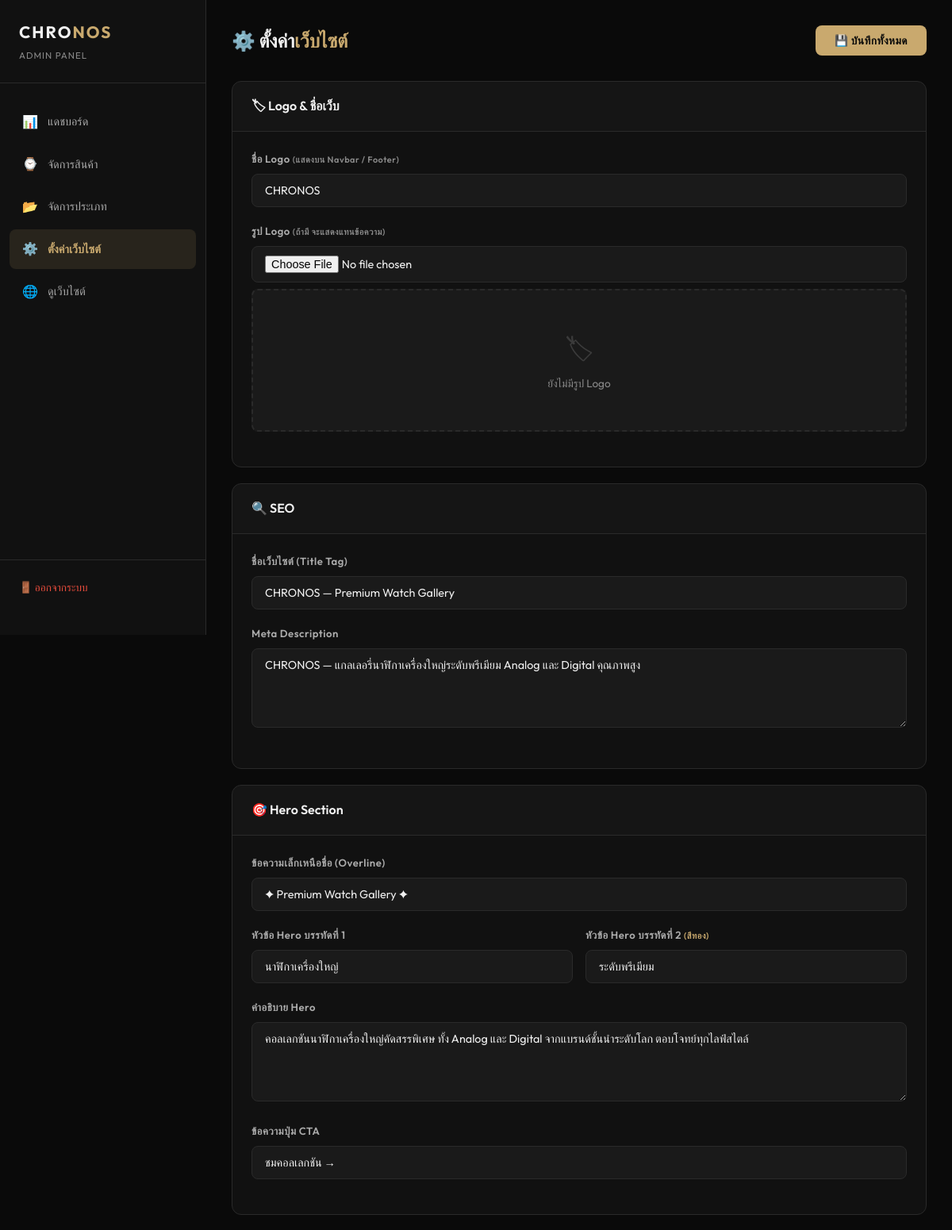
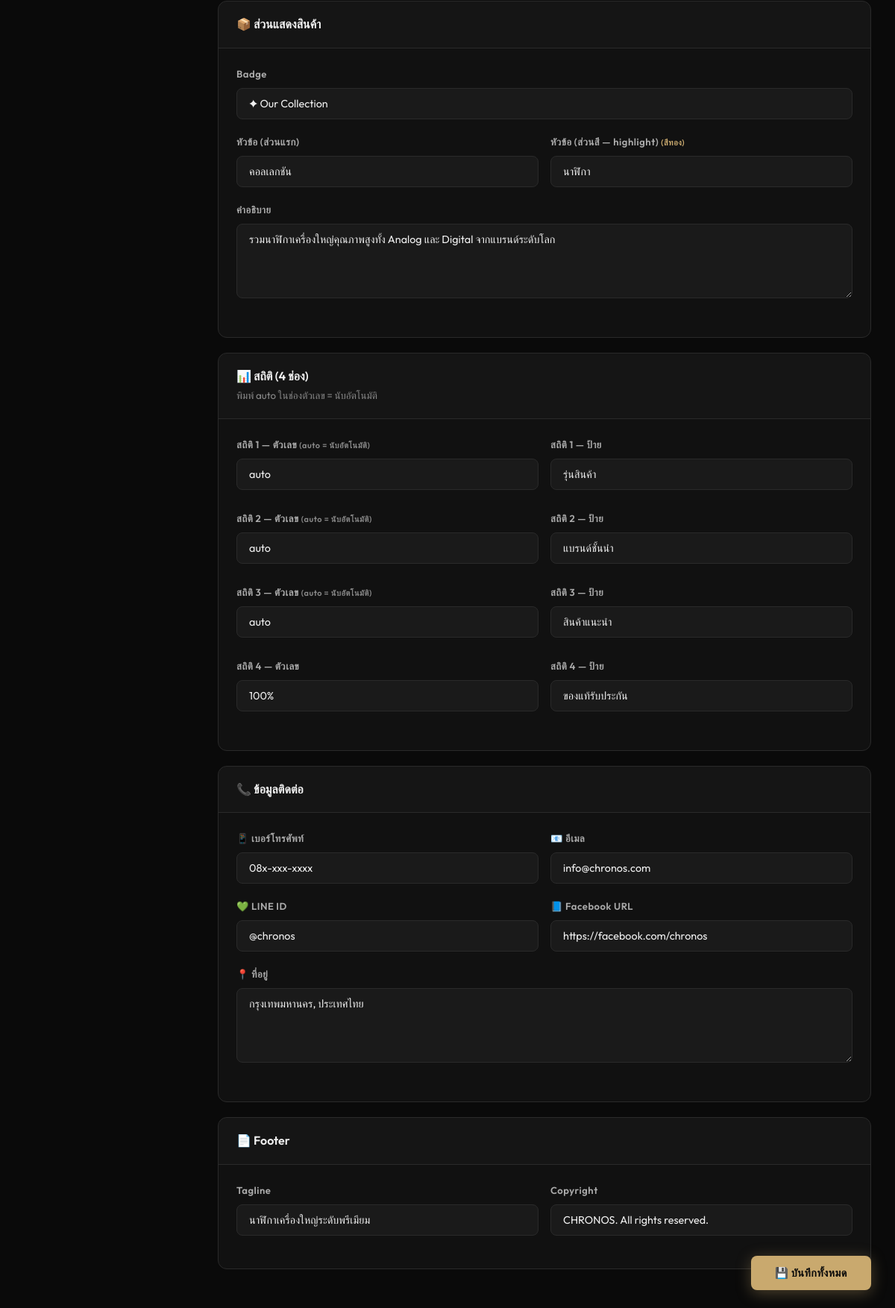
Page /admin/settings.php (signed in) on the committed database (2 pictures, top to bottom).
### tables this page shows
CREATE TABLE `site_settings` (
    `id` INT AUTO_INCREMENT PRIMARY KEY,
    `setting_key` VARCHAR(100) NOT NULL UNIQUE,
    `setting_value` TEXT,
    `setting_type` ENUM('text','image','textarea') NOT NULL DEFAULT 'text',
    `setting_group` VARCHAR(50) NOT NULL DEFAULT 'general',
    `setting_label` VARCHAR(255) NOT NULL DEFAULT '',
    `updated_at` TIMESTAMP DEFAULT CURRENT_TIMESTAMP ON UPDATE CURRENT_TIMESTAMP
);

### admin/settings.php (the view, shortened to what this page needs)
<?php
$db = getDB();
$settings = [];
$rows = $db->query("SELECT * FROM site_settings ORDER BY id ASC")->fetchAll();
foreach ($rows as $row) {
    $settings[$row['setting_key']] = $row;
}
function val($settings, $key) {
    return htmlspecialchars($settings[$key]['setting_value'] ?? '');
}
?>
<!DOCTYPE html>
<html lang="th">
<head>
    <link rel="stylesheet" href="css/admin.css">
</head>
<body>
<div class="admin-layout">
    <aside class="sidebar">
        <div class="sidebar-brand">
            <h1>CHRO<span>NOS</span></h1>
            <p>Admin Panel</p>
        </div>
        <nav class="sidebar-nav">
            <a href="index.php">
                <span class="nav-icon">📊</span> แดชบอร์ด
            </a>
            <a href="products.php">
                <span class="nav-icon">⌚</span> จัดการสินค้า
            </a>
            <a href="categories.php">
                <span class="nav-icon">📂</span> จัดการประเภท
            </a>
            <a href="settings.php" class="active">
                <span class="nav-icon">⚙️</span> ตั้งค่าเว็บไซต์
            </a>
            <a href="../" target="_blank">
                <span class="nav-icon">🌐</span> ดูเว็บไซต์
            </a>
        </nav>
        <div class="sidebar-footer">
            <a href="logout.php">🚪 ออกจากระบบ</a>
        </div>
    </aside>
    <main class="main-content">
        <div class="page-header">
            <h1 class="page-title">⚙️ ตั้งค่า<span>เว็บไซต์</span></h1>
            <button class="btn btn-primary" onclick="saveAllSettings()" id="saveBtn">💾 บันทึกทั้งหมด</button>
        </div>
        <form id="settingsForm" enctype="multipart/form-data">
            <div class="settings-section">
                <div class="settings-section-header">
                    <h3>🏷 Logo & ชื่อเว็บ</h3>
                </div>
                <div class="settings-section-body">
                    <div class="form-group">
                        <label>ชื่อ Logo <small style="color:var(--gray);">(แสดงบน Navbar / Footer)</small></label>
                        <input type="text" name="logo_text" class="form-control" value="<?= val($settings, 'logo_text') ?>" placeholder="CHRONOS">
                    </div>
                    <div class="form-group">
                        <label>รูป Logo <small style="color:var(--gray);">(ถ้ามี จะแสดงแทนข้อความ)</small></label>
                        <input type="file" name="logo_image" class="form-control" accept="image/*" onchange="previewLogo(this)">
                        <div class="image-preview-box" id="logoPreview">
                            <?php
                            $logoImg = $settings['logo_image']['setting_value'] ?? '';
                            if ($logoImg && file_exists(UPLOAD_DIR . $logoImg)):
                            ?>
                                <img src="../uploads/products/<?= htmlspecialchars($logoImg) ?>" alt="Logo">
                                <button type="button" class="remove-img-btn" onclick="removeLogo()">✕ ลบรูป</button>
                            <?php else: ?>
                                <div class="preview-placeholder"><span>🏷</span><p>ยังไม่มีรูป Logo</p></div>
                            <?php endif; ?>
                        </div>
                    </div>
                </div>
            </div>
            <div class="settings-section">
                <div class="settings-section-header">
                    <h3>🔍 SEO</h3>
                </div>
                <div class="settings-section-body">
                    <div class="form-group">
                        <label>ชื่อเว็บไซต์ (Title Tag)</label>
                        <input type="text" name="site_title" class="form-control" value="<?= val($settings, 'site_title') ?>">
                    </div>
                    <div class="form-group">
                        <label>Meta Description</label>
                        <textarea name="meta_description" class="form-control"><?= val($settings, 'meta_description') ?></textarea>
                    </div>
                </div>
            </div>
            <div class="settings-section">
                <div class="settings-section-header">
                    <h3>🎯 Hero Section</h3>
                </div>
                <div class="settings-section-body">
                    <div class="form-group">
                        <label>ข้อความเล็กเหนือชื่อ (Overline)</label>
                        <input type="text" name="hero_overline" class="form-control" value="<?= val($settings, 'hero_overline') ?>">
                    </div>
                    <div class="form-row">
                        <div class="form-group">
                            <label>หัวข้อ Hero บรรทัดที่ 1</label>
                            <input type="text" name="hero_title_1" class="form-control" value="<?= val($settings, 'hero_title_1') ?>">
                        </div>
                        <div class="form-group">
                            <label>หัวข้อ Hero บรรทัดที่ 2 <small style="color:var(--gold);">(สีทอง)</small></label>
                            <input type="text" name="hero_title_2" class="form-control" value="<?= val($settings, 'hero_title_2') ?>">
                        </div>
                    </div>
                    <div class="form-group">
                        <label>คำอธิบาย Hero</label>
                        <textarea name="hero_desc" class="form-control"><?= val($settings, 'hero_desc') ?></textarea>
                    </div>
                    <div class="form-group">
                        <label>ข้อความปุ่ม CTA</label>
                        <input type="text" name="hero_cta_text" class="form-control" value="<?= val($settings, 'hero_cta_text') ?>">
                    </div>
                </div>
            </div>
            <div class="settings-section">
                <div class="settings-section-header">
                    <h3>📦 ส่วนแสดงสินค้า</h3>
                </div>
                <div class="settings-section-body">
                    <div class="form-group">
                        <label>Badge</label>
                        <input type="text" name="section_badge" class="form-control" value="<?= val($settings, 'section_badge') ?>">
                    </div>
                    <div class="form-row">
                        <div class="form-group">
                            <label>หัวข้อ (ส่วนแรก)</label>
                            <input type="text" name="section_title_1" class="form-control" value="<?= val($settings, 'section_title_1') ?>">
                        </div>
                        <div class="form-group">
                            <label>หัวข้อ (ส่วนสี — highlight) <small style="color:var(--gold);">(สีทอง)</small></label>
                            <input type="text" name="section_title_2" class="form-control" value="<?= val($settings, 'section_title_2') ?>">
                        </div>
                    </div>
                    <div class="form-group">
                        <label>คำอธิบาย</label>
                        <textarea name="section_subtitle" class="form-control"><?= val($settings, 'section_subtitle') ?></textarea>
                    </div>
                </div>
            </div>
            <div class="settings-section">
                <div class="settings-section-header">
                    <h3>📊 สถิติ (4 ช่อง)</h3>
                    <small style="color:var(--gray);">พิมพ์ auto ในช่องตัวเลข = นับอัตโนมัติ</small>
                </div>
                <div class="settings-section-body">
                    <?php for ($i = 1; $i <= 4; $i++): ?>
                    <div class="form-row" style="margin-bottom:8px;">
                        <div class="form-group">
                            <label>สถิติ <?= $i ?> — ตัวเลข<?= $i <= 3 ? ' <small style="color:var(--gray);">(auto = นับอัตโนมัติ)</small>' : '' ?></label>
                            <input type="text" name="stat_<?= $i ?>_value" class="form-control" value="<?= val($settings, 'stat_'.$i.'_value') ?>">
                        </div>
                        <div class="form-group">
                            <label>สถิติ <?= $i ?> — ป้าย</label>
                            <input type="text" name="stat_<?= $i ?>_label" class="form-control" value="<?= val($settings, 'stat_'.$i.'_label') ?>">
                        </div>
                    </div>
                    <?php endfor; ?>
                </div>
            </div>
            <div class="settings-section">
                <div class="settings-section-header">
                    <h3>📞 ข้อมูลติดต่อ</h3>
                </div>
                <div class="settings-section-body">
                    <div class="form-row">
                        <div class="form-group">
                            <label>📱 เบอร์โทรศัพท์</label>
                            <input type="text" name="contact_phone" class="form-control" value="<?= val($settings, 'contact_phone') ?>" placeholder="08x-xxx-xxxx">
                        </div>
                        <div class="form-group">
                            <label>📧 อีเมล</label>
                            <input type="text" name="contact_email" class="form-control" value="<?= val($settings, 'contact_email') ?>" placeholder="info@example.com">
                        </div>
                    </div>
                    <div class="form-row">
                        <div class="form-group">
                            <label>💚 LINE ID</label>
                            <input type="text" name="contact_line" class="form-control" value="<?= val($settings, 'contact_line') ?>" placeholder="@lineid">
                        </div>
                        <div class="form-group">
                            <label>📘 Facebook URL</label>
                            <input type="text" name="contact_facebook" class="form-control" value="<?= val($settings, 'contact_facebook') ?>" placeholder="https://facebook.com/...">
                        </div>
                    </div>
                    <div class="form-group">
                        <label>📍 ที่อยู่</label>
                        <textarea name="contact_address" class="form-control"><?= val($settings, 'contact_address') ?></textarea>
                    </div>
                </div>
            </div>
            <div class="settings-section">
                <div class="settings-section-header">
                    <h3>📄 Footer</h3>
                </div>
                <div class="settings-section-body">
                    <div class="form-row">
                        <div class="form-group">
                            <label>Tagline</label>
                            <input type="text" name="footer_tagline" class="form-control" value="<?= val($settings, 'footer_tagline') ?>">
                        </div>
                        <div class="form-group">
                            <label>Copyright</label>
                            <input type="text" name="footer_copyright" class="form-control" value="<?= val($settings, 'footer_copyright') ?>">
                        </div>
                    </div>
                </div>
            </div>
        </form>
        <div class="floating-save">
            <button class="btn btn-primary" onclick="saveAllSettings()" id="saveBtn2">💾 บันทึกทั้งหมด</button>
        </div>
    </main>
</div>
</body>
</html>

### admin/css/admin.css (style rules this page uses)
:root { --gold: #c9a96e; --gold-light: #dfc08a; --gold-dark: #a88a50; --black: #0a0a0a; --dark: #111111; --dark-2: #1a1a1a; --dark-3: #222222; --dark-border: #2a2a2a; --gray: #888888; --gray-light: #aaaaaa; --white: #f0f0f0; --red: #e74c3c; --red-dark: #c0392b; --green: #27ae60; --blue: #3498db; --font: 'Outfit', 'Sarabun', sans-serif; --radius: 12px; --radius-sm: 8px; --transition: all 0.3s ease; }
*, *::before, *::after { margin: 0; padding: 0; box-sizing: border-box; }
body { font-family: var(--font); background: var(--black); color: var(--white); line-height: 1.6; }
a { text-decoration: none; color: inherit; }
button { cursor: pointer; border: none; outline: none; font-family: var(--font); }
.admin-layout { display: flex; min-height: 100vh; }
.sidebar { width: 260px; background: var(--dark); border-right: 1px solid var(--dark-border); padding: 24px 0; position: fixed; top: 0; left: 0; height: 100vh; overflow-y: auto; z-index: 100; display: flex; flex-direction: column; }
.sidebar-brand { padding: 0 24px 24px; border-bottom: 1px solid var(--dark-border); margin-bottom: 24px; }
.sidebar-brand h1 { font-size: 1.3rem; font-weight: 700; letter-spacing: 2px; color: var(--white); }
.sidebar-brand h1 span { color: var(--gold); }
.sidebar-brand p { font-size: 0.72rem; letter-spacing: 1px; text-transform: uppercase; color: var(--gray); margin-top: 4px; }
.sidebar-nav { flex: 1; padding: 0 12px; }
.sidebar-nav a { display: flex; align-items: center; gap: 12px; padding: 12px 16px; margin-bottom: 4px; border-radius: var(--radius-sm); font-size: 0.9rem; font-weight: 500; color: var(--gray-light); transition: var(--transition); }
.sidebar-nav a.active { background: rgba(201, 169, 110, 0.12); color: var(--gold); font-weight: 600; }
.sidebar-nav a .nav-icon { width: 20px; text-align: center; font-size: 1rem; }
.sidebar-footer { padding: 16px 24px; border-top: 1px solid var(--dark-border); }
.sidebar-footer a { display: flex; align-items: center; gap: 10px; font-size: 0.85rem; color: var(--red); padding: 8px 0; transition: var(--transition); }
.main-content { flex: 1; margin-left: 260px; padding: 32px; min-height: 100vh; }
.page-header { display: flex; align-items: center; justify-content: space-between; margin-bottom: 32px; flex-wrap: wrap; gap: 16px; }
.page-title { font-size: 1.5rem; font-weight: 700; color: var(--white); }
.page-title span { color: var(--gold); }
.btn { display: inline-flex; align-items: center; gap: 8px; padding: 10px 24px; font-size: 0.85rem; font-weight: 600; border-radius: var(--radius-sm); transition: var(--transition); letter-spacing: 0.5px; }
.btn-primary { background: var(--gold); color: var(--black); }
.form-group { margin-bottom: 20px; }
.form-group label { display: block; font-size: 0.82rem; font-weight: 600; color: var(--gray-light); margin-bottom: 8px; letter-spacing: 0.5px; }
.form-control { width: 100%; padding: 11px 16px; font-family: var(--font); font-size: 0.9rem; color: var(--white); background: var(--dark-2); border: 1px solid var(--dark-border); border-radius: var(--radius-sm); transition: var(--transition); outline: none; }
.form-control::placeholder { color: var(--gray); }
textarea.form-control { min-height: 100px; resize: vertical; }
.form-row { display: grid; grid-template-columns: 1fr 1fr; gap: 16px; }
.image-preview-box { width: 100%; height: 180px; border: 2px dashed var(--dark-border); border-radius: var(--radius-sm); display: flex; align-items: center; justify-content: center; overflow: hidden; margin-top: 8px; color: var(--gray); font-size: 0.85rem; background: var(--dark-2); position: relative; }
.image-preview-box .preview-placeholder { display: flex; flex-direction: column; align-items: center; gap: 8px; }
.image-preview-box .preview-placeholder span { font-size: 2rem; opacity: 0.3; }
.settings-section { background: var(--dark); border: 1px solid var(--dark-border); border-radius: var(--radius); margin-bottom: 20px; overflow: hidden; }
.settings-section-header { padding: 18px 24px; border-bottom: 1px solid var(--dark-border); background: rgba(255, 255, 255, 0.015); }
.settings-section-header h3 { font-size: 1rem; font-weight: 600; color: var(--white); }
.settings-section-body { padding: 24px; }
.floating-save { position: fixed; bottom: 24px; right: 32px; z-index: 200; }
.floating-save .btn { box-shadow: 0 4px 20px rgba(201, 169, 110, 0.35); padding: 14px 32px; font-size: 0.9rem; }

### rows in the picture
site_settings: logo_text "CHRONOS"
site_settings: site_title "CHRONOS — Premium Watch Gallery"
site_settings: meta_description "CHRONOS — แกลเลอรี่นาฬิกาเครื่องใหญ่ระดับพรีเมียม Analog และ Digital คุณภาพสูง"
site_settings: hero_overline "✦ Premium Watch Gallery ✦"
site_settings: hero_title_1 "นาฬิกาเครื่องใหญ่"
site_settings: hero_title_2 "ระดับพรีเมียม"
site_settings: hero_desc "คอลเลกชันนาฬิกาเครื่องใหญ่คัดสรรพิเศษ ทั้ง Analog และ Digital จากแบรนด์ชั้นนำระดับโลก ตอบโจทย์ทุกไลฟ์สไตล์"
site_settings: hero_cta_text "ชมคอลเลกชัน →"
site_settings: section_badge "✦ Our Collection"
site_settings: section_title_1 "คอลเลกชัน"
site_settings: section_title_2 "นาฬิกา"
site_settings: section_subtitle "รวมนาฬิกาเครื่องใหญ่คุณภาพสูงทั้ง Analog และ Digital จากแบรนด์ระดับโลก"
site_settings: shows "(auto = นับอัตโนมัติ)", setting_value "auto"
site_settings: setting_value "รุ่นสินค้า"
site_settings: shows "(auto = นับอัตโนมัติ)", setting_value "auto"
site_settings: setting_value "แบรนด์ชั้นนำ"
site_settings: shows "(auto = นับอัตโนมัติ)", setting_value "auto"
site_settings: setting_value "สินค้าแนะนำ"
site_settings: setting_value "100%"
site_settings: setting_value "ของแท้รับประกัน"
site_settings: contact_phone "08x-xxx-xxxx"
site_settings: contact_email "info@chronos.com"
site_settings: contact_line "@chronos"
site_settings: contact_facebook "https://facebook.com/chronos"
site_settings: contact_address "กรุงเทพมหานคร, ประเทศไทย"
site_settings: footer_tagline "นาฬิกาเครื่องใหญ่ระดับพรีเมียม"
site_settings: footer_copyright "CHRONOS. All rights reserved."
